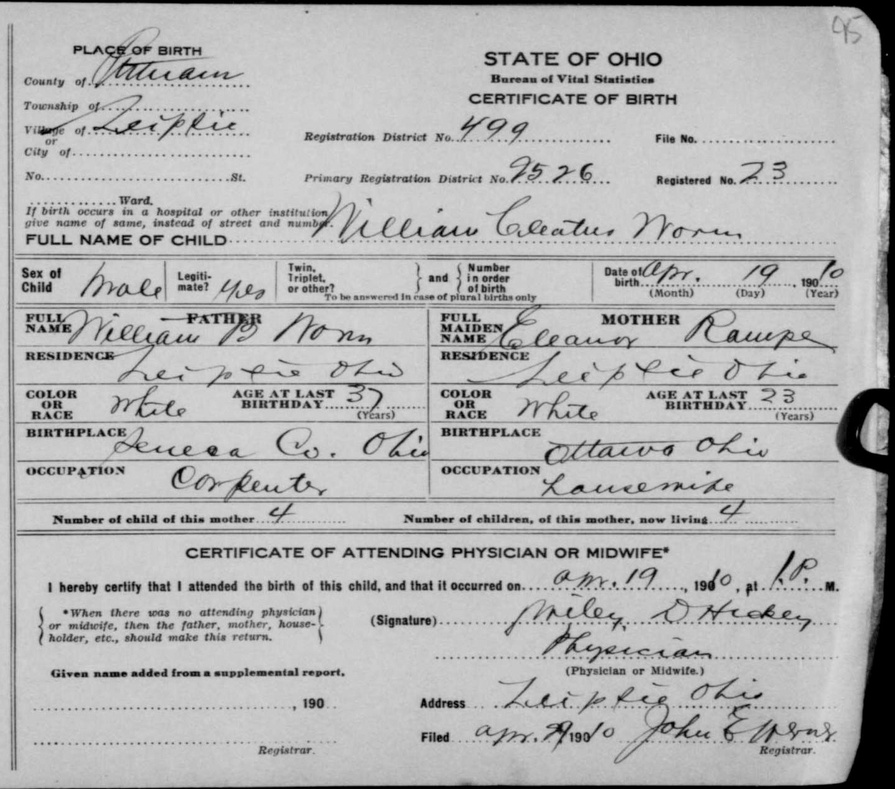
#> input picture data/DiverseDocuments-Refined/Birth1.jpg, 895 x 789 px, shrunk from 1443 x 1272 before the run
$ python drd_metric.py ../data/DiverseDocuments-Refined/Birth1.jpg ../data/DiverseDocuments-Refined/Census1.jpg   (older library calls are emulated)
#> lines starting #> are read from the running program, lines starting #| are printed output that depends on the picture; after the words box and inside, x2 and y2 are one past the last pixel; in counts of white or black regions, pixels touching at a corner belong together
from __future__ import print_function
"""
author : Peb Ruswono Aryan

metric for evaluating binarization algorithms
implemented :

 * F-Measure
 * pseudo F-Measure (as in H-DIBCO 2010 & 2012)
 * Peak Signal to Noise Ratio (PSNR)
 * Negative Rate Measure (NRM)
 * Misclassification Penaltiy Measure (MPM)
 * Distance Reciprocal Distortion (DRD)

usage:
	python metric.py test-image.png ground-truth-image.png
"""
import numpy as np
import cv2
# uses https://gist.github.com/pebbie/c2cec958c248339c8537e0b4b90322da for skeletonization
from bwmorph_thin import bwmorph_thin as bwmorph
import os.path as path
import sys

# [48 lines left out: function drd_fn, not called in this run]

if __name__=="__main__":
	if len(sys.argv)<3:
		print(sys.argv[0],"input-image ground-truth-image")
		sys.exit(1)
	if not (path.exists(sys.argv[1]) and path.exists(sys.argv[2])):
		print("file not found")
		sys.exit(1)
	im = cv2.imread(sys.argv[1],0)
#> im is the input picture: shape (789, 895); min 0, max 225, mean 179
	im_gt = cv2.imread(sys.argv[2], 0)
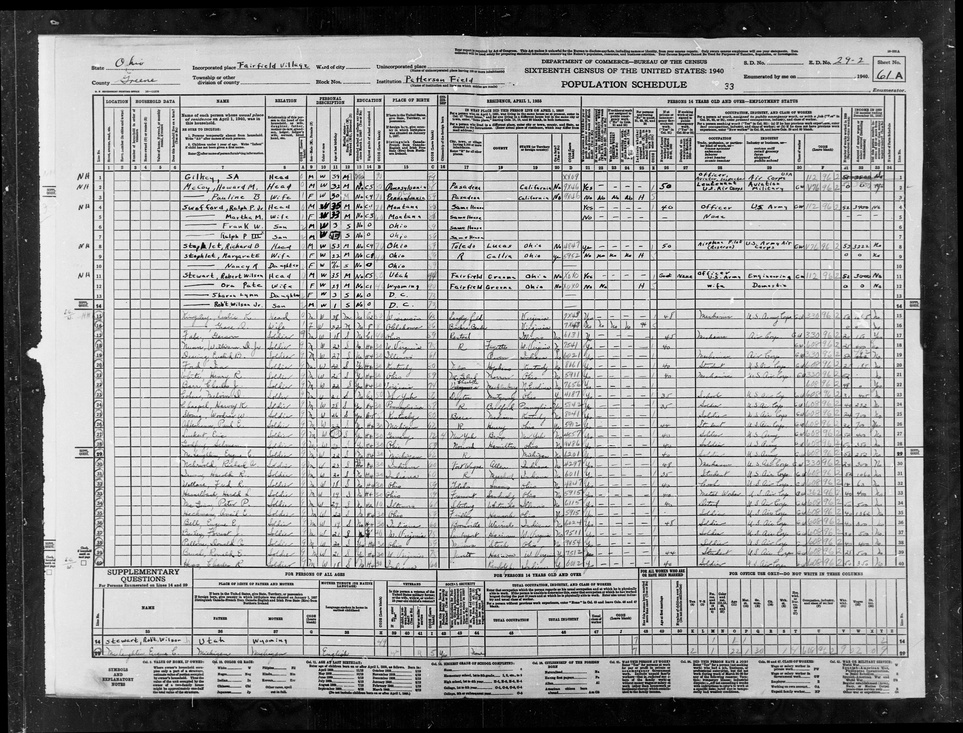
#> input picture data/DiverseDocuments-Refined/Census1.jpg, 963 x 733 px, shrunk from 6274 x 4775 before the run
#> im_gt is the input picture: shape (733, 963); min 0, max 255, mean 158.7

	height, width = im.shape
#> height = 789; width = 895
	npixel = height*width
#> npixel = 706155

	im[im>0] = 1
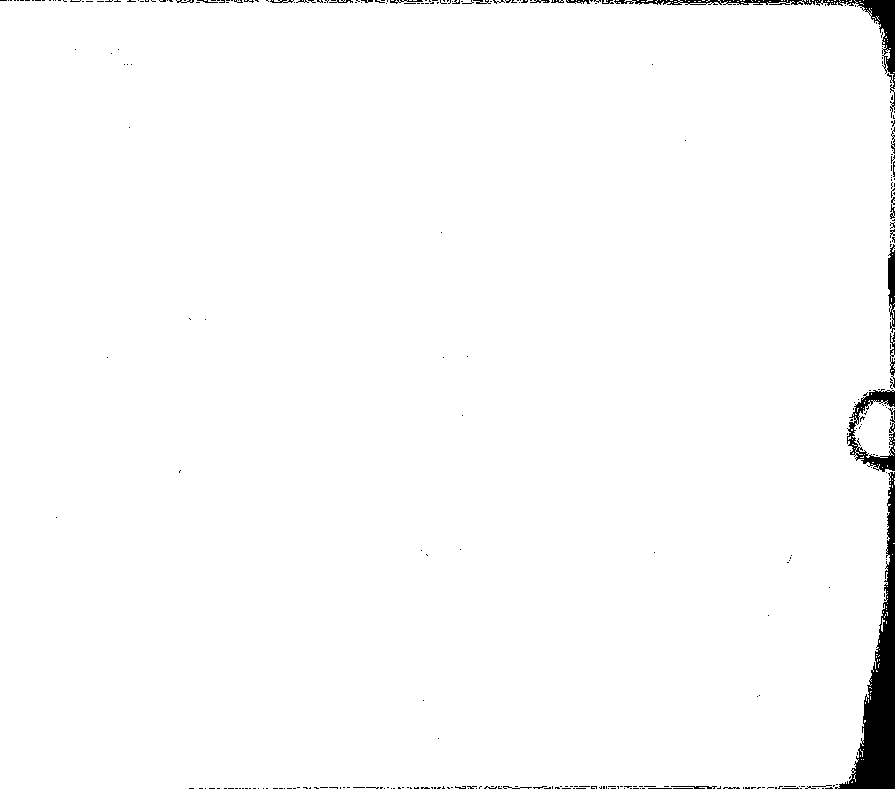
#> im: shape (789, 895); values 0 (black) and 1 (white), 98.3% white; 316 black regions (290 under 20 px), largest, box (x1, y1, x2, y2) and area: (835, 472, 895, 789) 5938, (614, 0, 895, 118) 2029, (847, 389, 895, 472) 1266
	gt_mask = im_gt==0
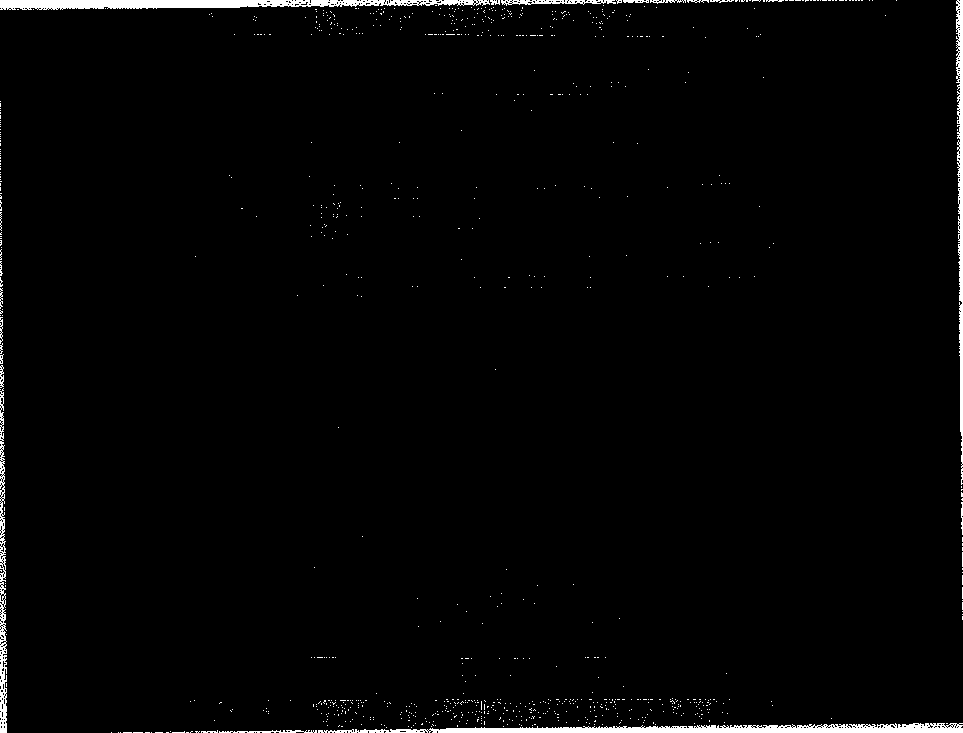
#> gt_mask: shape (733, 963) bool; 1.8% white; 919 white regions (899 under 20 px), largest, box (x1, y1, x2, y2) and area: (318, 723, 963, 733) 3799, (0, 0, 490, 10) 3318, (956, 0, 963, 485) 1908
	im_gt[im_gt>0] = 1

#> (the run stopped early here; a loop or call above may not have finished)
